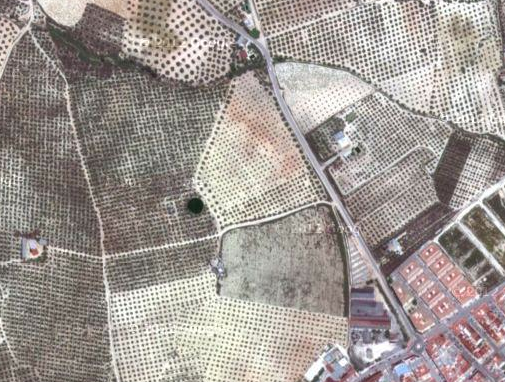
#> input picture 2/data/orchard.png, 505 x 382 px, found by its file name
$ jupyter execute --allow-errors Seminar.ipynb   (shell and % lines are left out)
#> lines starting #> are read from the running program, lines starting #| are printed output that depends on the picture
# Image Interpretation – Assignment 2

This assignment on Features covers the labs from the 4th of October. The exer- cises on this sheet are graded by a maximum of 10 points. You will be asked to implement several functions and write a brief report.

In order to submit the results, send this ipynb file which should contain implemented functions and brief reports with all findings to <mikhail.usvyatsov@geod.baug.ethz.ch> with subject
[Image Interpretation 2018 Assignment 2]
no later than on the
10th of October, 2018.

Your functions should work when called by the provided test code (functions prefixed with `test` ) which must not be modified. When run, they should produce a plausible output, no warnings, and no unnecessary output. Eventual example output is given in the ref_-images. The functions that you write take images as arguments, not image filenames (i.e. do not use imread inside the functions). Your functions should not generate figures/plots themselves, the plots are generated by the test functions.

In addition to the functions, include a brief report explaining the structure of the code and the Python functions used. This includes the reasons for choosing particular functions as well as a short justification of their parameter setting. For the more complicated tasks, the choice of the underlying data structures and algorithms should be explained too. We encourage you to add also diagrams, illustrations, and figures into the report when appropriate, but it is not necessary to copy the related theory from the lecture slides. The code should contain comments if appropriate.

Team work is not allowed. Everybody implements his/her own code and writes his/her own report. Discussing issues with others is fine, sharing code and/or report with others is not. If you use any code fragments found on the Internet, make sure you reference them properly.

# Problem 1 2P.

Gaussian smoothing is often needed when extracting multi-scale features.
* Implement function ii_gaussian that takes two arguments: an image $I$ and the size of the Gaussian kernel $s$ (which is guaranteed to be odd). The function returns the smoothed image of the same size as the input image.
* Explain what should the standard deviation of the Gaussian to fit nicely in the kernel of size s and why.

You can test your function with the help of `test_gaussian`, which produces 4 images, 3 of which are smoothed with Gaussian filters of different sizes.

Helpful Python functions: `sp.signal.convolve2d`

[cell 1]
import cv2
import math
import numpy as np
import scipy as sp
import scipy.ndimage
import scipy.signal
import matplotlib.pyplot as plt

[cell 2]
def ii_gaussian(img, size):
    # IMPLEMENT ME: here
    tmp = img.copy()
    # initialize the Gaussian filter
    GauOpt = np.zeros([size,size])
    # get the coordinate in the centre
    midNum = int(size/2)
    # calculate the sigema value
    sigema = (size-1)/6

    #calculate each value inside the filter
    for col in range(size):
        for row in range(size):
            correntX = col - midNum
            correntY = row - midNum

            # the Gaussian value of each point
            res1   = 1/(2*math.pi*math.pow(sigema,2))
            res2   = math.exp(-(math.pow(correntX,2)+math.pow(correntY,2))/(2*math.pow(sigema,2)))
            GauOpt[col,row] = res1*res2
    #normalize
    GauOpt = GauOpt/GauOpt.sum()
    #Perform convolution operations
    tmp = scipy.signal.convolve2d(tmp, GauOpt, boundary='symm', mode='same')

    return tmp

[cell 3]
def test_gaussian():
    image = cv2.cvtColor(plt.imread('../data/orchard.png'), cv2.COLOR_RGB2GRAY)
#> image: shape (382, 505) float32; min 0.0783, max 1, mean 0.603
    fig, axes = plt.subplots(nrows=2, ncols=2, figsize=(10, 8))

    axes[0, 0].imshow(image)
    axes[0, 0].set_title('Original')
    axes[0, 1].imshow(ii_gaussian(image, 5))
    axes[0, 1].set_title('Gaussian-Filtered size=5')
    axes[1, 0].imshow(ii_gaussian(image, 9))
    axes[1, 0].set_title('Gaussian-Filtered size=9')
    axes[1, 1].imshow(ii_gaussian(image, 15))
    axes[1, 1].set_title('Gaussian-Filtered size=15')
    assert np.allclose(image.shape, ii_gaussian(image, 15).shape)

[cell 4]
test_gaussian()

## Brief Report:
* Explain what should the standard deviation of the Gaussian to fit nicely in the kernel of size s and why.

In a Gaussian distribution, the probability of a value appearing outside μ±3σ is less than 0.5% (outside μ±2σ is less than 5%). To maximize the impact inside the kernel and minimize the information outside it, the pixel farthest from the center point should satisfy 3σ (or 2σ). That is to say, 0.5 * (kernel_size-1) = 3σ or 0.5 * (kernel_size-1) = 2σ.

The structure of the code: First, the size of the Gaussian filter and the centre point is initialized. Second, the sigma value is calculated. Then, I calculated the value of each position according  to the Gaussian function and normalized them. At last, the convolution operation is performed.

Besides, I noticed that the test function generates fairly "greenish" pictures (same below). Maybe it is because of the different color combination between the library matplotlib and openCV?

# Problem 2. 4P.
Edges inside images contains most of the information of the scenes being captured, that’s why they are one of the most used features when interpreting images.
* Implement function `ii_deriv` that compute the derivative of an image. It that takes 3 arguments: a (grayscale) image $I$, and the orders of derivatives in $x$ and $y$ directions. The returned derivative image has the same size as the input image. The first-order horizontal derivative filter should be a `[-1 0 1]` filter. Similarly, the first order vertical derivative filter corresponds to its transposed version.
* Implement function `ii_sobel` that computes a better derivative operator on an image by first computing the derivative and then applying the gaussian filter of the specified dimention. It that takes 4 arguments: a (grayscale) image $I$, the order of derivative in x and y directions and the amount of gaussian blur. The returned edge image has the same size as the input image.

You can test your function with the help of `test_deriv1`, `test_deriv2`, and `test_sobel` which each produce images using different parameter values. If you wonder how to create the filters, recall that convolution is a commutative and associative operation.

**Check and explain if it is better to apply the gaussian filter on the derivative function to extract edges of an image?**

[cell 5]
def ii_deriv(img, order_x, order_y):
    # IMPLEMENT ME: here
    tmp = img.copy()
    # initialize the derivative filter of x and y
    x = np.array([-1,0,1]).reshape(1,3)
    y = np.transpose(x)

    #Perform convolution operations
    for i in range(order_x):
        tmp = scipy.signal.convolve2d(tmp, x, boundary='symm', mode='same')
    for i in range(order_y):
        tmp = scipy.signal.convolve2d(tmp, y, boundary='symm', mode='same')

    return tmp

def ii_sobel(img, order_x, order_y, blur):
    # IMPLEMENT ME: here
    tmp = img.copy()

    #Perform derivative convolution
    tmp = ii_deriv(tmp, order_x, order_y)
    #Perform Gaussian blur
    tmp = ii_gaussian(tmp, blur)

    return tmp

[cell 6]
def test_sobel():
    image = cv2.cvtColor(plt.imread('../data/pepper.png'), cv2.COLOR_RGB2GRAY)
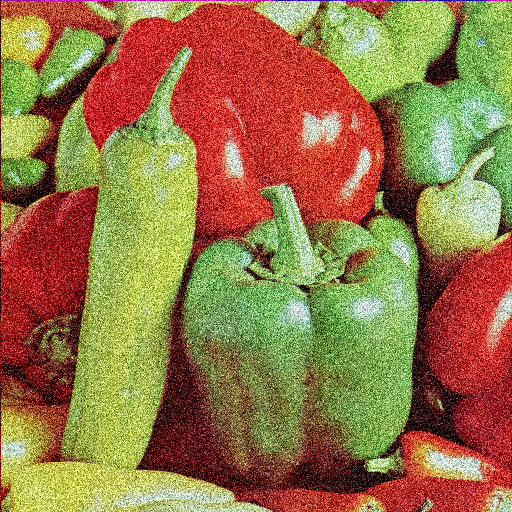
#> input picture 2/data/pepper.png, 512 x 512 px, found by its file name
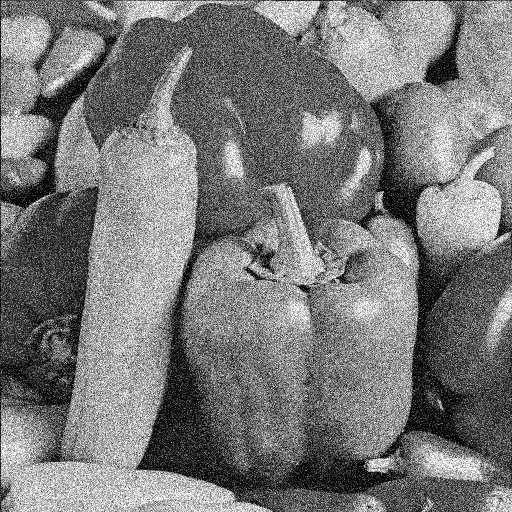
#> image: shape (512, 512) float32; min 0, max 1, mean 0.477
    fig, axes = plt.subplots(nrows=2, ncols=2, figsize=(14, 8))

    d = ii_deriv(image, 1, 0)
    axes[0, 0].imshow((d - d.min()) / (d.max() - d.min()))
    axes[0, 0].set_title('1st x-derivative')
    d = ii_sobel(image,  1, 0, 7)
    axes[0, 1].imshow((d - d.min()) / (d.max() - d.min()))
    axes[0, 1].set_title('1st x-derivative gauss')

    d_x = ii_deriv(image, 1, 0)
    d_y = ii_deriv(image, 0, 1)
    d = np.sqrt(d_x**2 + d_y**2)

    axes[1, 0].imshow((d - d.min()) / (d.max() - d.min()))
    axes[1, 0].set_title('deriv edge strength')

    d_x = ii_sobel(image, 1, 0, 7)
    d_y = ii_sobel(image, 0, 1, 7)
#> in ii_gaussian (call 7), `tmp = scipy.signal.convolve2d(tmp, GauOpt, boundary='symm', mode='same')`:
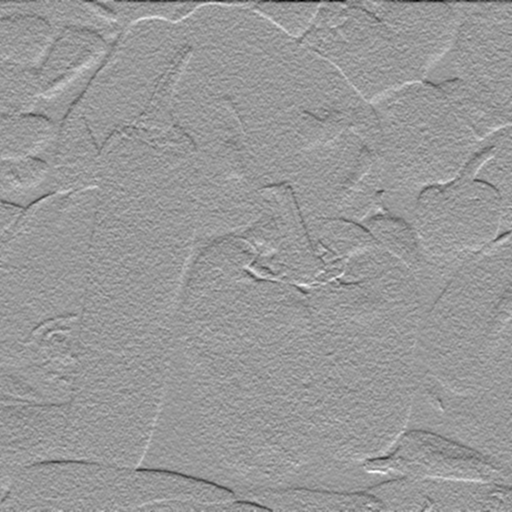
#> tmp: shape (512, 512) float64; min -0.709, max 0.473, mean -0.00119; drawn with min black and max white
    d = np.sqrt(d_x**2 + d_y**2)

    axes[1, 1].imshow((d - d.min()) / (d.max() - d.min()))
    axes[1, 1].set_title('gauss edge strength')

[cell 7]
def test_deriv1():
    image = cv2.cvtColor(plt.imread('../data/zebra.png'), cv2.COLOR_RGB2GRAY)
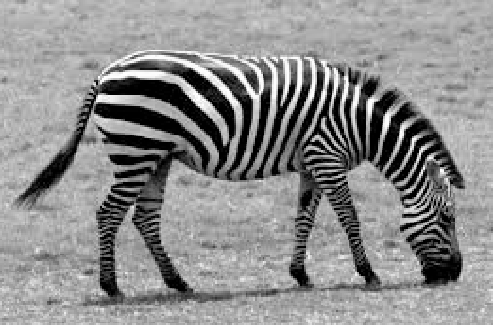
#> input picture 2/data/zebra.png, 493 x 325 px, found by its file name
#> image: shape (325, 493) float32; min 0, max 1, mean 0.551
    fig, axes = plt.subplots(nrows=2, ncols=2, figsize=(14, 8))

    axes[0, 0].imshow(image)
    axes[0, 0].set_title('Original')

    d = ii_deriv(image, 1, 0)
    axes[0, 1].imshow((d - d.min()) / (d.max() - d.min()))
    axes[0, 1].set_title('1st x-derivative')

    d = ii_deriv(image, 2, 0)
    axes[1, 0].imshow((d - d.min()) / (d.max() - d.min()))
    axes[1, 0].set_title('second order x-derivative')

    d = ii_deriv(image, 0, 1)

    axes[1, 1].imshow((d - d.min()) / (d.max() - d.min()))
    axes[1, 1].set_title('first order y-derivative')

    assert np.allclose(image.shape, ii_deriv(image, 0, 1).shape)

[cell 8]
def test_deriv2():
    image = cv2.cvtColor(plt.imread('../data/zebra.png'), cv2.COLOR_RGB2GRAY)
    fig, axes = plt.subplots(nrows=2, ncols=2, figsize=(14, 8))

    d = ii_deriv(image, 2, 0)
    axes[0, 0].imshow((d - d.min()) / (d.max() - d.min()))
    axes[0, 0].set_title('2nd x-derivative')
    d = ii_deriv(image, 1, 1)
    axes[0, 1].imshow((d - d.min()) / (d.max() - d.min()))
    axes[0, 1].set_title('xy-derivative gauss')

    d_x = ii_deriv(image, 1, 0)
    d_y = ii_deriv(image, 0, 1)
    d = np.sqrt(d_x**2 + d_y**2)
#> d: shape (325, 493) float64

    axes[1, 0].imshow((d - d.min()) / (d.max() - d.min()))
    axes[1, 0].set_title('edge strength')

    h_size = 15
    d_xx = ii_deriv(image, 2, 0)
    d_yy = ii_deriv(image, 0, 2)
    d_xy = ii_deriv(image, 1, 1)
    d = d_xx * d_yy - d_xy**2
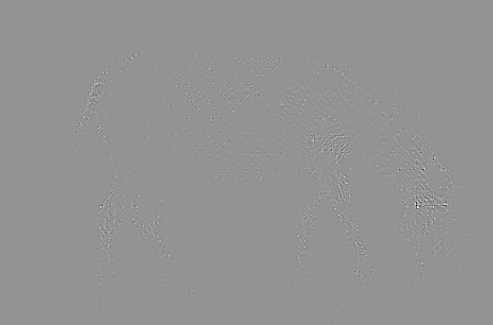
#> d: shape (325, 493) float64; min -2.17, max 1.58, mean 9.7e-20; drawn with min black and max white

    axes[1, 1].imshow((d - d.min()) / (d.max() - d.min()))
    axes[1, 1].set_title('determinant of hessian')

[cell 9]
test_sobel()
test_deriv1()
test_deriv2()
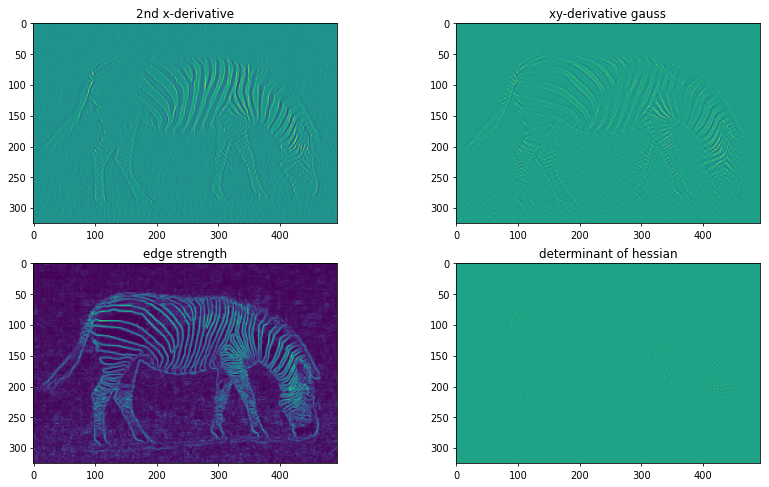
#> figure drawn by matplotlib, 4 panels

## Brief Report:
* Check and explain if it is better to apply the gaussian filter on the derivative function to extract edges of an image?

Yes, the effect of extracting edges is better with the soble filter than merely applying image derivatives. The reason is that when performing image derivatives, besides identifying edges, small "salt and pepper" noise will appear in non-edge areas. Performing the Gaussian filter is like considering the domain and perform smoothing. Therefore, with much of the noise eliminated, the edges of the image is more apparent.

The structure of the ii_deriv function: The first-order horizontal and vertical derivative filters are initialized at first; then I use scipy.signal.convolve2d function to perform the convolution based on the derivative filters. The input parameter determines the numbers of convolution.

The structure of the ii_sobel function: First, I call the ii_deriv function to perform the required horizontal and vertical derivative. Then the ii_gaussian function is called to perform a Gaussian smoothing.

# Problem 3. 2P.
Variance in pixel neighborhood is a feature useful for urban area detection. Implement function `ii_variance` that takes two arguments: a (grayscale) image $I$ and the (odd) size of the window $s$. The returned image has the same size as the input image: For each pixel, the variance in an $s \times s$ neighborhood should be computed. You can use `test_variance` to show an image and the result after filtering. Can you see the urban area? Take special care here not to introduce boundary artifacts: No high variance should be detected at image boundary.

Helpful Python functions: `np.pad`, `scipy.ndimage.generic_filter`

**Can you see the urban area? Why? Is it better to compute the variance on the grayscale image or the color channels separately?
Show the variance of different channels and motivate your answer.**

[cell 10]
def ii_variance(img, size):
    # IMPLEMENT ME: here
    tmp = img.copy()

    #initialize the footprint -- the size of the window
    footprint = np.ones((size,size))
    #define the used function --return the variance of a given array
    def varianceFunc(arr):
        return np.var(arr)
    #calculate
    tmp = scipy.ndimage.generic_filter(tmp,varianceFunc,footprint=footprint, mode = 'nearest')

    return tmp

[cell 11]
def test_variance():
    image = cv2.cvtColor(plt.imread('../data/sat.png'), cv2.COLOR_RGB2GRAY)
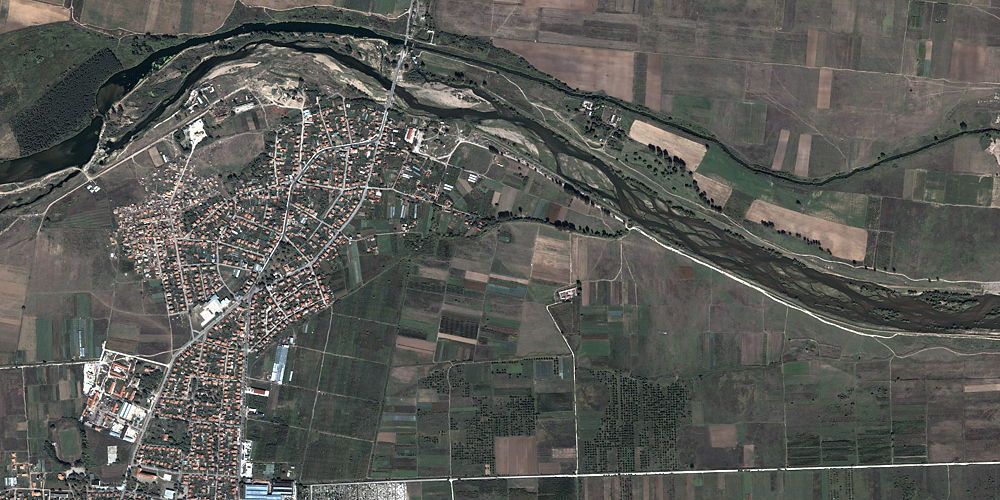
#> input picture 2/data/sat.png, 1000 x 500 px, found by its file name
#> image: shape (500, 1000) float32; min 0, max 1, mean 0.349
    fig, axes = plt.subplots(nrows=1, ncols=2, figsize=(14, 8))

    axes[0].imshow(image)
    axes[0].set_title('Original')

    d = ii_variance(image, 15)
    axes[1].imshow((d - d.min()) / (d.max() - d.min()))
    axes[1].set_title('Variance-Filtered size=15')


    assert np.allclose(image.shape, ii_variance(image, 15).shape)

#> (a cell that did not finish here is left out)

## Brief Report:
* Can you see the urban area? Why? Is it better to compute the variance on the grayscale image or the color channels separately?
Show the variance of different channels and motivate your answer.

Yes, the urban area is visible on the variance image. However, I don't see much difference between different computation methods. I think it is because urban areas are different than other objects in the image in both the three image bands. Therefore, we can clearly distinguish the urban areas either computing on the grayscale image or the color images.

The structure of the ii_variance function: First, the footprint (the size of the window) needs to be initialized according to the given parameter, you can also use "size" to indicate them. Then, we need to define the used function, which is to return the variance of a given array. Together these two is given to the scipy.ndimage.generic_filter function to implement the variance calculation, and the parameter mode = 'nearest' determines how the input array is extended when the filter overlaps a border, "nearest" indicated that the input is extended by replicating the last pixel.

# Problem 4. 2P.
Histograms can be used either as texture features or as robustifiers of more complicated (gradient-based) features. Implement function `ii_hist` that takes two arguments: a (grayscale) image $I$ and the number of levels $n$. The function then returns image histogram with $n$ bins that are evenly spaced over the whole theoretical value range (use e.g. `im2double` to get a standardized range of `[0 1]`). Test
your function on input (0:1/255:1,4). Did it correctly output `[64 64 64 64]`? You can use `test_hist` to perform additional testing.

Helpful Python functions: `np.linalg.linspace`, `np.digitize` (do not use `np.histogram*`, `plt.hist`)

[cell 13]
def ii_hist(image, N):
    # IMPLEMENT ME: here
    hist = None
    #find the max and min value of the image
    maxVal = np.max(image)
    minVal = np.min(image)
    #split the array according to the given N
    splitArr = np.linspace(minVal,maxVal,N+1)
    #generate the flag matrix
    indMat = np.digitize(image,splitArr,right=False)

    hist = np.zeros(N)
    #count the numbers
    for i in range(N):
        hist[i]=np.sum(indMat == i+1)

    #considering the last value
    hist[N-1] = hist[N-1] + np.sum(indMat == N+1)

    return hist

[cell 14]
def test_hist():
    image = plt.imread('../data/zebra.png')
#> image is the input picture: shape (325, 493, 3) float32; min 0, max 1, mean 0.551
    fig, axes = plt.subplots(nrows=2, ncols=2, figsize=(14, 8))

    patch_1 = image[59:158, 119:218]
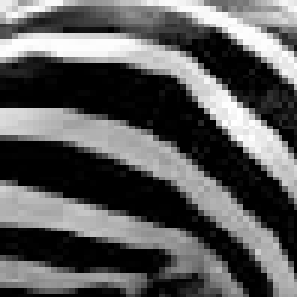
#> patch_1: shape (99, 99, 3) float32 (shown 3 times larger); min 0, max 1, mean 0.355
    patch_2 = image[184:283, 193:293]
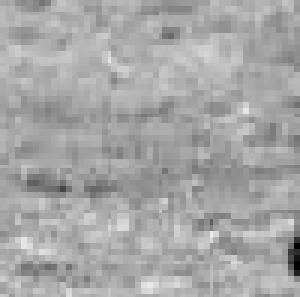
#> patch_2: shape (99, 100, 3) float32 (shown 3 times larger); min 0, max 0.925, mean 0.651

    axes[0, 0].imshow(patch_1)
    axes[0, 0].set_title('Patch 1')

    hist_1 = ii_hist(patch_1, 16)
#> in ii_hist, `maxVal = np.max(image)`: maxVal = 1
#> in ii_hist, `minVal = np.min(image)`: minVal = 0
#> after the loop in ii_hist, `for i in range(N):`: hist = [11472, 1071, 1029, 831, 900, 729, 681, 927, 1095, 1590, 2115, 2436, 1134, 906, 825, 1608]
#> hist_1 = [11472, 1071, 1029, 831, 900, 729, 681, 927, 1095, 1590, 2115, 2436, 1134, 906, 825, 1662]
    axes[0, 1].bar(np.arange(len(hist_1)),hist_1)
    axes[0, 1].set_title('Histogram patch 1')

    axes[1, 0].imshow(patch_2)
    axes[1, 0].set_title('Patch 2')

    hist_2 = ii_hist(patch_2, 16)
#> hist_2 = [30, 12, 12, 42, 24, 12, 48, 258, 648, 3486, 6912, 9423, 6786, 1653, 270, 84]
    axes[1, 1].bar(np.arange(len(hist_2)), hist_2)
    axes[1, 1].set_title('Histogram patch 2')

    assert hist_1.shape[0] == 16

[cell 15]
test_hist()
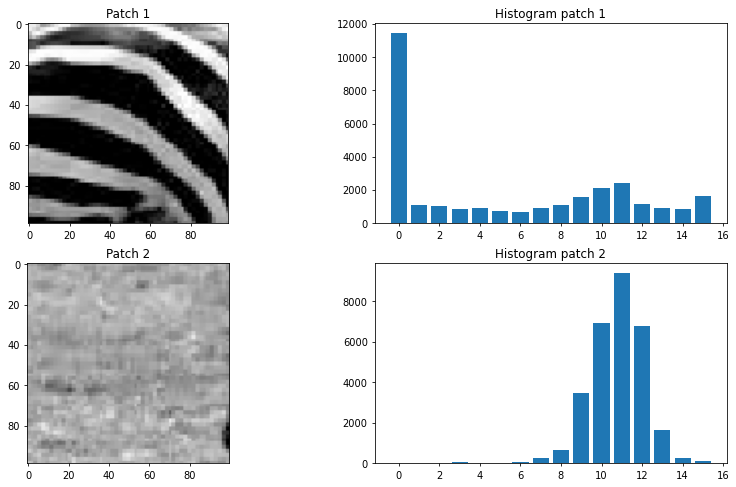
#> figure drawn by matplotlib, 4 panels; panel 2: tallest bar 11472 high, from x = -0.4 to 0.4; panel 4: tallest bar 9423 high, from x = 10.6 to 11.4
